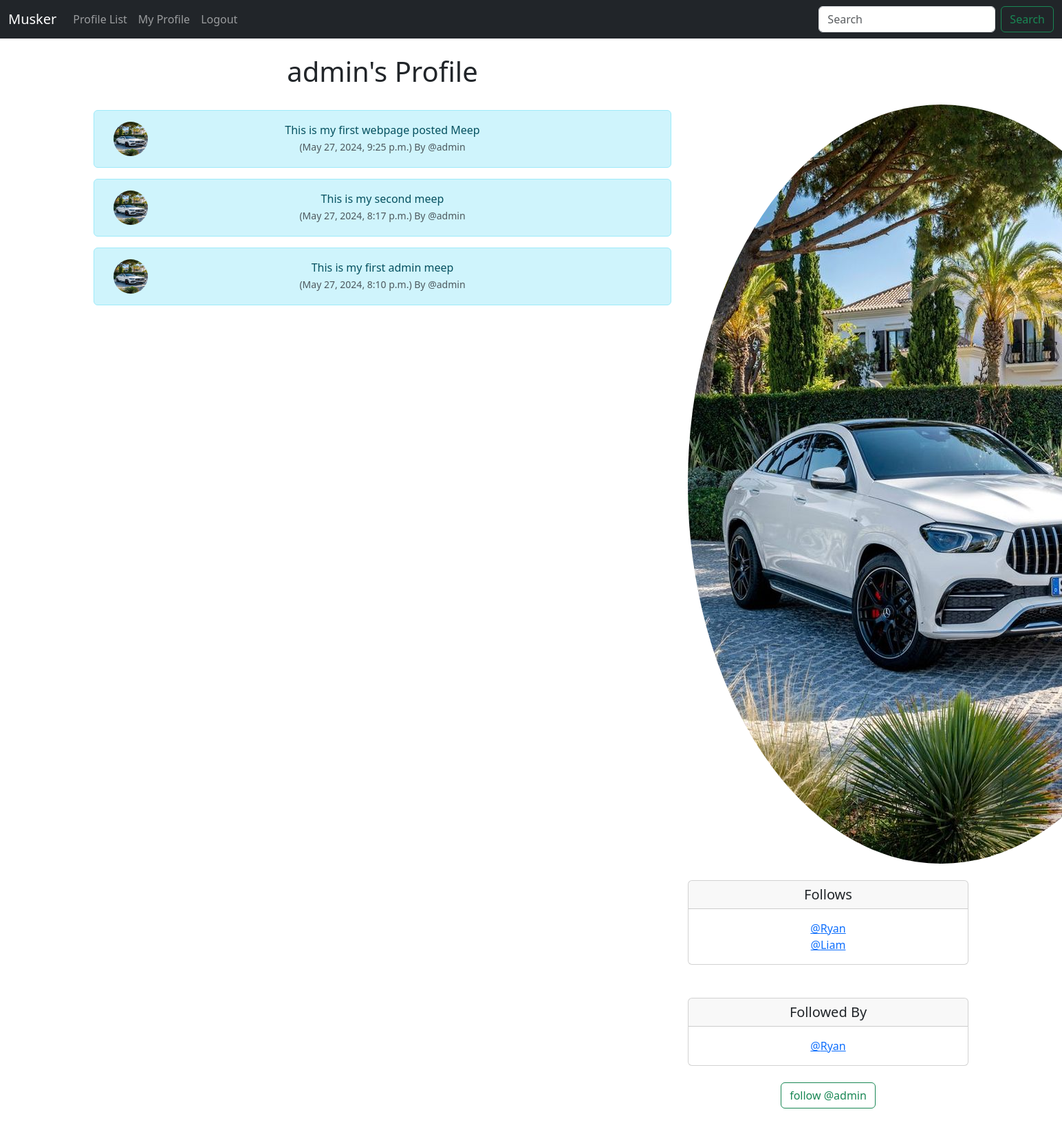
The page /profile/1 (signed in) on the database its author committed.
### musker/models.py (models this page shows, shortened)
class Profile(models.Model):
    user = models.OneToOneField(User, on_delete=models.CASCADE)
    follows = models.ManyToManyField("self", related_name="followed_by", symmetrical=False, blank=True)
    date_modified = models.DateTimeField(User, auto_now=True)
    profile_image = models.ImageField(null=True, blank=True, upload_to="images/")
    def __str__(self):
        return self.user.username

class Meep(models.Model):
    user = models.ForeignKey(User, related_name="meeps", on_delete=models.DO_NOTHING)
    body = models.CharField(max_length=200)
    created_at = models.DateTimeField(auto_now_add=True)

### musker/views.py (the view, shortened to what this page needs)
# urls.py: path('profile/<int:pk>', views.profile, name='profile'),
def profile(request, pk):
    if request.user.is_authenticated:
        profile = Profile.objects.get(user_id=pk)
        meeps = Meep.objects.filter(user=pk).order_by("-created_at")
        return render(request, "profile.html", {"profile":profile, "meeps":meeps})
    else:
        messages.success(request, ("You Must Be Logged in To View this Page"))
        return redirect('home')

### musker/templates/profile.html (shortened to what this page needs)
{% extends 'base.html' %}
{% load static %}
{% block content %}
{% if profile %}
    <div class="container text-center">
        <div class="row">
            <div class="col-8">
                <h1>{{ profile.user.username}}'s Profile</h1>
                <br>
                {% if meeps %}
                    {% for meep in meeps %}
                        <div class="alert alert-info" role="alert">
                            <div class="container">
                                <div class="row">
                                    <div class="col-1">
                                        {% if profile.profile_image %}
                                        <img src="{{ profile.profile_image.url }}" width=50 height=50 class="rounded-circle" alt="{{ profile.user.username}}">
                                        {% else %}
                                        <img src="{% static 'images/default_profile_pic.png' %}" width=50 height=50 class="rounded-circle" alt="{{ profile.user.username}}">
                                        {% endif %}
                                    </div>
                                    <div class="col-10">
                            {{ meep.body }}<br>
                            <small class="text-muted">
                                ({{ meep.created_at }}) By
                                @{{ meep.user.username }}
                            </small>
                        </div><br><br>
                                   </div>
                                </div>
                            </div>
                    {% endfor %}
                {% endif %}
            </div>
            <div class="col-4">
                <br><br><br>
                {% if profile.profile_image %}
                <img src="{{ profile.profile_image.url }}" class="rounded-circle">
                <br><br>
                {% endif %}
                <div class="card">
                    <h5 class="card-header">Follows</h5>
                    <div class="card-body">
                      <p class="card-text"> {% for following in profile.follows.all %}
                        <a href="{% url 'profile' following.user.id %}">@{{ following }}</a><br>
                    {% endfor %}</p>
                    </div>
                  </div>
                <br><br>
                <div class="card">
                    <h5 class="card-header">Followed By</h5>
                    <div class="card-body">
                      <p class="card-text">
                        {% for following in profile.followed_by.all %}
                        <a href="{% url 'profile' following.user.id %}">@{{ following }}</a><br>
                        {% endfor %}</p>
                    </div>
                </div>
                <br>
                <form method=POST>
                {% if profile in user.profile.follows.all %}
                    <button class="btn btn-outline-danger" name="follow" value="unfollow" type="submit">Unfollow @{{ profile.user.username }}</button>
                {% else %}
                    <button class="btn btn-outline-success" name="follow" value="follow" type="submit">follow @{{ profile.user.username }}</button>
                {% endif %}
                </form>
                <br>
            </div>
        </div>
    </div>
{% endif %}
{% endblock %}

### rows shown on the page
Profile: user.username "admin", profile_image (picture)
Meep: profile_image (picture), body "This is my first webpage posted Meep", created_at "May 27, 2024, 9:25 p.m.", user.username "admin"
Meep: profile_image (picture), body "This is my second meep", created_at "May 27, 2024, 8:17 p.m.", user.username "admin"
Meep: profile_image (picture), body "This is my first admin meep", created_at "May 27, 2024, 8:10 p.m.", user.username "admin"
Profile: user.username "Ryan"
Profile: user.username "Liam"
